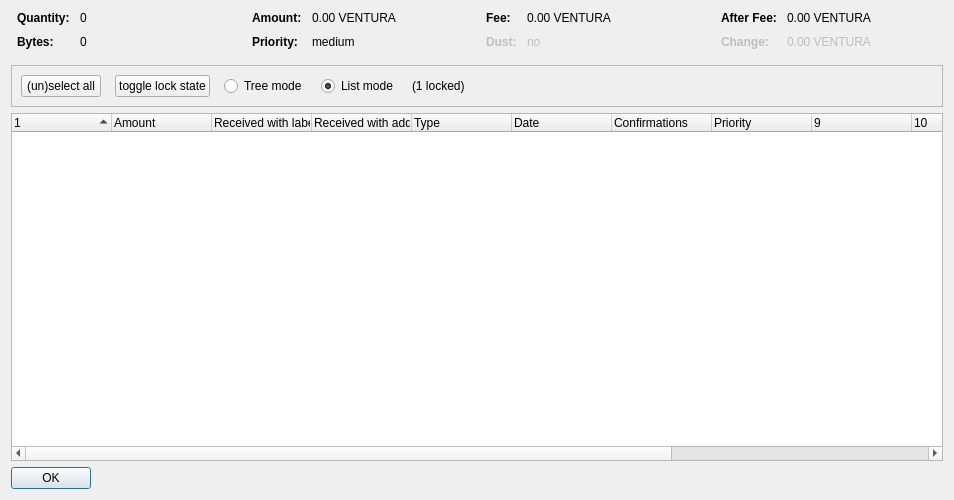
<?xml version="1.0" encoding="UTF-8"?>
<ui version="4.0">
 <class>CoinControlDialog</class>
 <widget class="QDialog" name="CoinControlDialog">
  <property name="geometry">
   <rect>
    <x>0</x>
    <y>0</y>
    <width>954</width>
    <height>500</height>
   </rect>
  </property>
  <property name="windowTitle">
   <string>Coin Selection</string>
  </property>
  <layout class="QVBoxLayout" name="verticalLayout">
   <item>
    <layout class="QHBoxLayout" name="horizontalLayoutTop" stretch="0,0,0,0">
     <property name="topMargin">
      <number>0</number>
     </property>
     <property name="bottomMargin">
      <number>10</number>
     </property>
     <item>
      <layout class="QFormLayout" name="formLayoutCoinControl1">
       <property name="horizontalSpacing">
        <number>10</number>
       </property>
       <property name="verticalSpacing">
        <number>10</number>
       </property>
       <property name="leftMargin">
        <number>6</number>
       </property>
       <property name="rightMargin">
        <number>6</number>
       </property>
       <item row="0" column="0">
        <widget class="QLabel" name="labelCoinControlQuantityText">
         <property name="font">
          <font>
           <weight>75</weight>
           <bold>true</bold>
          </font>
         </property>
         <property name="text">
          <string>Quantity:</string>
         </property>
        </widget>
       </item>
       <item row="0" column="1">
        <widget class="QLabel" name="labelCoinControlQuantity">
         <property name="cursor">
          <cursorShape>IBeamCursor</cursorShape>
         </property>
         <property name="contextMenuPolicy">
          <enum>Qt::ActionsContextMenu</enum>
         </property>
         <property name="text">
          <string notr="true">0</string>
         </property>
         <property name="textInteractionFlags">
          <set>Qt::LinksAccessibleByMouse|Qt::TextSelectableByKeyboard|Qt::TextSelectableByMouse</set>
         </property>
        </widget>
       </item>
       <item row="1" column="0">
        <widget class="QLabel" name="labelCoinControlBytesText">
         <property name="font">
          <font>
           <weight>75</weight>
           <bold>true</bold>
          </font>
         </property>
         <property name="text">
          <string>Bytes:</string>
         </property>
        </widget>
       </item>
       <item row="1" column="1">
        <widget class="QLabel" name="labelCoinControlBytes">
         <property name="cursor">
          <cursorShape>IBeamCursor</cursorShape>
         </property>
         <property name="contextMenuPolicy">
          <enum>Qt::ActionsContextMenu</enum>
         </property>
         <property name="text">
          <string notr="true">0</string>
         </property>
         <property name="textInteractionFlags">
          <set>Qt::LinksAccessibleByMouse|Qt::TextSelectableByKeyboard|Qt::TextSelectableByMouse</set>
         </property>
        </widget>
       </item>
      </layout>
     </item>
     <item>
      <layout class="QFormLayout" name="formLayoutCoinControl2">
       <property name="horizontalSpacing">
        <number>10</number>
       </property>
       <property name="verticalSpacing">
        <number>10</number>
       </property>
       <property name="leftMargin">
        <number>6</number>
       </property>
       <property name="rightMargin">
        <number>6</number>
       </property>
       <item row="0" column="0">
        <widget class="QLabel" name="labelCoinControlAmountText">
         <property name="font">
          <font>
           <weight>75</weight>
           <bold>true</bold>
          </font>
         </property>
         <property name="text">
          <string>Amount:</string>
         </property>
        </widget>
       </item>
       <item row="0" column="1">
        <widget class="QLabel" name="labelCoinControlAmount">
         <property name="cursor">
          <cursorShape>IBeamCursor</cursorShape>
         </property>
         <property name="contextMenuPolicy">
          <enum>Qt::ActionsContextMenu</enum>
         </property>
         <property name="text">
          <string notr="true">0.00 VENTURA</string>
         </property>
         <property name="textInteractionFlags">
          <set>Qt::LinksAccessibleByMouse|Qt::TextSelectableByKeyboard|Qt::TextSelectableByMouse</set>
         </property>
        </widget>
       </item>
       <item row="1" column="0">
        <widget class="QLabel" name="labelCoinControlPriorityText">
         <property name="font">
          <font>
           <weight>75</weight>
           <bold>true</bold>
          </font>
         </property>
         <property name="text">
          <string>Priority:</string>
         </property>
        </widget>
       </item>
       <item row="1" column="1">
        <widget class="QLabel" name="labelCoinControlPriority">
         <property name="cursor">
          <cursorShape>IBeamCursor</cursorShape>
         </property>
         <property name="contextMenuPolicy">
          <enum>Qt::ActionsContextMenu</enum>
         </property>
         <property name="text">
          <string>medium</string>
         </property>
         <property name="textInteractionFlags">
          <set>Qt::LinksAccessibleByMouse|Qt::TextSelectableByKeyboard|Qt::TextSelectableByMouse</set>
         </property>
        </widget>
       </item>
      </layout>
     </item>
     <item>
      <layout class="QFormLayout" name="formLayoutCoinControl3">
       <property name="horizontalSpacing">
        <number>10</number>
       </property>
       <property name="verticalSpacing">
        <number>10</number>
       </property>
       <property name="leftMargin">
        <number>6</number>
       </property>
       <property name="rightMargin">
        <number>6</number>
       </property>
       <item row="0" column="0">
        <widget class="QLabel" name="labelCoinControlFeeText">
         <property name="font">
          <font>
           <weight>75</weight>
           <bold>true</bold>
          </font>
         </property>
         <property name="text">
          <string>Fee:</string>
         </property>
        </widget>
       </item>
       <item row="0" column="1">
        <widget class="QLabel" name="labelCoinControlFee">
         <property name="cursor">
          <cursorShape>IBeamCursor</cursorShape>
         </property>
         <property name="contextMenuPolicy">
          <enum>Qt::ActionsContextMenu</enum>
         </property>
         <property name="text">
          <string notr="true">0.00 VENTURA</string>
         </property>
         <property name="textInteractionFlags">
          <set>Qt::LinksAccessibleByMouse|Qt::TextSelectableByKeyboard|Qt::TextSelectableByMouse</set>
         </property>
        </widget>
       </item>
       <item row="1" column="0">
        <widget class="QLabel" name="labelCoinControlLowOutputText">
         <property name="enabled">
          <bool>false</bool>
         </property>
         <property name="font">
          <font>
           <weight>75</weight>
           <bold>true</bold>
          </font>
         </property>
         <property name="text">
          <string>Dust:</string>
         </property>
        </widget>
       </item>
       <item row="1" column="1">
        <widget class="QLabel" name="labelCoinControlLowOutput">
         <property name="enabled">
          <bool>false</bool>
         </property>
         <property name="cursor">
          <cursorShape>IBeamCursor</cursorShape>
         </property>
         <property name="contextMenuPolicy">
          <enum>Qt::ActionsContextMenu</enum>
         </property>
         <property name="text">
          <string>no</string>
         </property>
         <property name="textInteractionFlags">
          <set>Qt::LinksAccessibleByMouse|Qt::TextSelectableByKeyboard|Qt::TextSelectableByMouse</set>
         </property>
        </widget>
       </item>
      </layout>
     </item>
     <item>
      <layout class="QFormLayout" name="formLayoutCoinControl4">
       <property name="horizontalSpacing">
        <number>10</number>
       </property>
       <property name="verticalSpacing">
        <number>10</number>
       </property>
       <property name="leftMargin">
        <number>6</number>
       </property>
       <property name="rightMargin">
        <number>6</number>
       </property>
       <item row="0" column="0">
        <widget class="QLabel" name="labelCoinControlAfterFeeText">
         <property name="font">
          <font>
           <weight>75</weight>
           <bold>true</bold>
          </font>
         </property>
         <property name="text">
          <string>After Fee:</string>
         </property>
        </widget>
       </item>
       <item row="0" column="1">
        <widget class="QLabel" name="labelCoinControlAfterFee">
         <property name="cursor">
          <cursorShape>IBeamCursor</cursorShape>
         </property>
         <property name="contextMenuPolicy">
          <enum>Qt::ActionsContextMenu</enum>
         </property>
         <property name="text">
          <string notr="true">0.00 VENTURA</string>
         </property>
         <property name="textInteractionFlags">
          <set>Qt::LinksAccessibleByMouse|Qt::TextSelectableByKeyboard|Qt::TextSelectableByMouse</set>
         </property>
        </widget>
       </item>
       <item row="1" column="0">
        <widget class="QLabel" name="labelCoinControlChangeText">
         <property name="enabled">
          <bool>false</bool>
         </property>
         <property name="font">
          <font>
           <weight>75</weight>
           <bold>true</bold>
          </font>
         </property>
         <property name="text">
          <string>Change:</string>
         </property>
        </widget>
       </item>
       <item row="1" column="1">
        <widget class="QLabel" name="labelCoinControlChange">
         <property name="enabled">
          <bool>false</bool>
         </property>
         <property name="cursor">
          <cursorShape>IBeamCursor</cursorShape>
         </property>
         <property name="contextMenuPolicy">
          <enum>Qt::ActionsContextMenu</enum>
         </property>
         <property name="text">
          <string notr="true">0.00 VENTURA</string>
         </property>
         <property name="textInteractionFlags">
          <set>Qt::LinksAccessibleByMouse|Qt::TextSelectableByKeyboard|Qt::TextSelectableByMouse</set>
         </property>
        </widget>
       </item>
      </layout>
     </item>
    </layout>
   </item>
   <item>
    <widget class="QFrame" name="frame">
     <property name="minimumSize">
      <size>
       <width>0</width>
       <height>40</height>
      </size>
     </property>
     <property name="frameShape">
      <enum>QFrame::StyledPanel</enum>
     </property>
     <property name="frameShadow">
      <enum>QFrame::Sunken</enum>
     </property>
     <layout class="QHBoxLayout" name="horizontalLayout">
      <item>
       <layout class="QHBoxLayout" name="horizontalLayoutPanel" stretch="0,0,0,0,0,0">
        <property name="spacing">
         <number>14</number>
        </property>
        <item>
         <widget class="QPushButton" name="pushButtonSelectAll">
          <property name="sizePolicy">
           <sizepolicy hsizetype="Maximum" vsizetype="Fixed">
            <horstretch>0</horstretch>
            <verstretch>0</verstretch>
           </sizepolicy>
          </property>
          <property name="text">
           <string>(un)select all</string>
          </property>
          <property name="autoDefault">
           <bool>false</bool>
          </property>
         </widget>
        </item>
        <item>
         <widget class="QPushButton" name="pushButtonToggleLock">
          <property name="sizePolicy">
           <sizepolicy hsizetype="Maximum" vsizetype="Fixed">
            <horstretch>0</horstretch>
            <verstretch>0</verstretch>
           </sizepolicy>
          </property>
          <property name="text">
           <string>toggle lock state</string>
          </property>
          <property name="autoDefault">
           <bool>false</bool>
          </property>
         </widget>
        </item>
        <item>
         <widget class="QRadioButton" name="radioTreeMode">
          <property name="sizePolicy">
           <sizepolicy hsizetype="Maximum" vsizetype="Fixed">
            <horstretch>0</horstretch>
            <verstretch>0</verstretch>
           </sizepolicy>
          </property>
          <property name="text">
           <string>Tree mode</string>
          </property>
         </widget>
        </item>
        <item>
         <widget class="QRadioButton" name="radioListMode">
          <property name="sizePolicy">
           <sizepolicy hsizetype="Maximum" vsizetype="Fixed">
            <horstretch>0</horstretch>
            <verstretch>0</verstretch>
           </sizepolicy>
          </property>
          <property name="text">
           <string>List mode</string>
          </property>
          <property name="checked">
           <bool>true</bool>
          </property>
         </widget>
        </item>
        <item>
         <widget class="QLabel" name="labelLocked">
          <property name="text">
           <string>(1 locked)</string>
          </property>
         </widget>
        </item>
        <item>
         <spacer name="horizontalSpacer">
          <property name="orientation">
           <enum>Qt::Horizontal</enum>
          </property>
          <property name="sizeHint" stdset="0">
           <size>
            <width>40</width>
            <height>20</height>
           </size>
          </property>
         </spacer>
        </item>
       </layout>
      </item>
     </layout>
    </widget>
   </item>
   <item>
    <widget class="CoinControlTreeWidget" name="treeWidget">
     <property name="contextMenuPolicy">
      <enum>Qt::CustomContextMenu</enum>
     </property>
     <property name="sortingEnabled">
      <bool>false</bool>
     </property>
     <property name="columnCount">
      <number>13</number>
     </property>
     <attribute name="headerShowSortIndicator" stdset="0">
      <bool>true</bool>
     </attribute>
     <attribute name="headerStretchLastSection">
      <bool>false</bool>
     </attribute>
     <column>
      <property name="text">
       <string/>
      </property>
     </column>
     <column>
      <property name="text">
       <string>Amount</string>
      </property>
     </column>
     <column>
      <property name="text">
       <string>Received with label</string>
      </property>
     </column>
     <column>
      <property name="text">
       <string>Received with address</string>
      </property>
     </column>
     <column>
      <property name="text">
	<string>Type</string>
      </property>
     </column>
     <column>
      <property name="text">	 
       <string>Date</string>
      </property>
     </column>
     <column>
      <property name="text">
       <string>Confirmations</string>
      </property>
      <property name="toolTip">
       <string>Confirmed</string>
      </property>
     </column>
     <column>
      <property name="text">
       <string>Priority</string>
      </property>
     </column>
     <column>
      <property name="text">
       <string/>
      </property>
     </column>
     <column>
      <property name="text">
       <string/>
      </property>
     </column>
     <column>
      <property name="text">
       <string/>
      </property>
     </column>
     <column>
      <property name="text">
       <string/>
      </property>
     </column>
     <column>
      <property name="text">
       <string/>
      </property>
     </column>
    </widget>
   </item>
   <item>
    <widget class="QDialogButtonBox" name="buttonBox">
     <property name="sizePolicy">
      <sizepolicy hsizetype="Maximum" vsizetype="Fixed">
       <horstretch>0</horstretch>
       <verstretch>0</verstretch>
      </sizepolicy>
     </property>
     <property name="orientation">
      <enum>Qt::Horizontal</enum>
     </property>
     <property name="standardButtons">
      <set>QDialogButtonBox::Ok</set>
     </property>
    </widget>
   </item>
  </layout>
 </widget>
 <customwidgets>
  <customwidget>
   <class>CoinControlTreeWidget</class>
   <extends>QTreeWidget</extends>
   <header>coincontroltreewidget.h</header>
  </customwidget>
 </customwidgets>
 <resources/>
 <connections/>
</ui>
